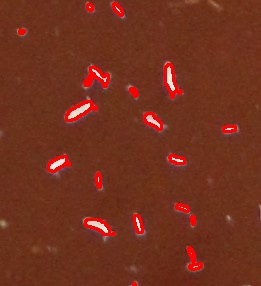
#> input picture FolsomiaSystem.Job/App/teste.jpg, 261 x 286 px
$ python folsomiacount.py teste.jpg
#> lines starting #> are read from the running program, lines starting #| are printed output that depends on the picture; after the words box and inside, x2 and y2 are one past the last pixel; in counts of white or black regions, pixels touching at a corner belong together
import cv2
import numpy as np
import argparse, logging
import sys
import os
from datetime import datetime

file_log = "C:/Users/cs319260/Desktop/TCC/FolsomiaSystem/FolsomiaSystem.Job/App/Log/folsomiacount.log"
cascade_directory = "C:/Users/cs319260/Desktop/TCC/FolsomiaSystem/FolsomiaSystem.Job/App/classifier/cascade.xml"
def log_exist (filename):
    filename =file_log
    if os.path.exists(filename):
        append_write = 'a' # append if already exists
    else:
        append_write = 'w' # make a new file if not

    return append_write


def log_error(error, msg):
    now = datetime.now()
    with open(file_log,log_exist(file_log)) as f:
        f.write(str(now)+" ERROR "+str(msg['method'])+" "+str(error)+"\n")

def log_debug(debug, msg):
    now = datetime.now()
    with open(file_log,log_exist(file_log)) as f:
        f.write(str(now)+" DEBUG "+str(msg['count_res'])+" "+str(debug)+"\n")

def save_res_image(img, dirResImg):
    try:
        cv2.imwrite(dirResImg, img)
    except Exception as e:
        msg = {
            'status': 500,
            'method':"save_res_image",
            'error':"error when trying to save the result image."
            }
        print (msg)
        log_error (e, msg)
        sys.exit()


def apply_mask (frame):
    hsv = cv2.cvtColor(frame, cv2.COLOR_BGR2HSV)
    l_w= np.array([15,15,60])
    u_w = np.array([255,255,255])
    mask = cv2.inRange(hsv, l_w, u_w)
    res = cv2.bitwise_and(frame, frame, mask=mask)
    return res

def draw_frame_folsomias (img, folsomias):
    if (len(folsomias)>0):
        for (x, y, w, h) in folsomias:
            center = (x + w//2, y + h//2)
            frame = cv2.ellipse(img, center, (10//2, 10//2), 0, 0, 360, (255,0,255), 2)
    return img


def correction_gamma(img_original, gamma_max=200):
    ## [changing-contrast-brightness-gamma-correction]
    lookUpTable = np.empty((1,256), np.uint8)
    for i in range(256):
        lookUpTable[0,i] = np.clip(pow(i / 255.0, gamma_max/100) * 255.0, 0, 255)

    res = cv2.LUT(img_original, lookUpTable)

    return res


def recized_image (img, perc):
    scale_percent = perc # percent of original size
    width = int(img.shape[1] * scale_percent / 100)
    height = int(img.shape[0] * scale_percent / 100)

    if (width<2000 and height<2000):
        dim = (width, height)
        # resize image
        resized = cv2.resize(img, dim, interpolation = cv2.INTER_LINEAR)
        return resized
    return img


def equalization_hist (img):
    img_to_yuv = cv2.cvtColor(img,cv2.COLOR_BGR2YUV)
    img_to_yuv[:,:,0] = cv2.equalizeHist(img_to_yuv[:,:,0])
    hist_equalization_result = cv2.cvtColor(img_to_yuv, cv2.COLOR_YUV2BGR)
    return hist_equalization_result

def gauss_image (img):
    width = int(img.shape[1])
    height = int(img.shape[0])

    if (width < 1200 and height<1200):
        img = cv2.GaussianBlur(img,(1,1),2)
    else:
        img = cv2.GaussianBlur(img,(3,3),2)
    return img
def folsomia_count(img_url):
    try:
        folsomia_cascade = cv2.CascadeClassifier(cascade_directory)
        frame = cv2.imread(img_url)
        #frame = recized_image (frame, 240)
        gamma = correction_gamma (frame)
        gamma = correction_gamma (gamma)
        blur =gauss_image (gamma)
        res = apply_mask (blur)
        res = equalization_hist (res)
        _,alpha = cv2.threshold(res,20,255,cv2.THRESH_BINARY)


        folsomias = folsomia_cascade.detectMultiScale(alpha)

        frame_final = draw_frame_folsomias(frame, folsomias)
        return len(folsomias), frame_final

    except Exception as e:
        msg = {
            'status': 500,
            'count_res':0,
            'method':"folsomia_count",
            'error':"error when trying to count."
            }
        print (msg)
        log_error (e, msg)
        sys.exit()

# Gather our code in a main() function
def main(args, loglevel):
    logging.basicConfig(format="%(levelname)s: %(message)s", level=loglevel)
    try:
        res, imgRes = folsomia_count(args.file_image)
#> in folsomia_count, frame is the input picture: shape (286, 261, 3); mean B, G, R 30.3, 49.7, 114.4
#> in correction_gamma, `res = cv2.LUT(img_original, lookUpTable)`:
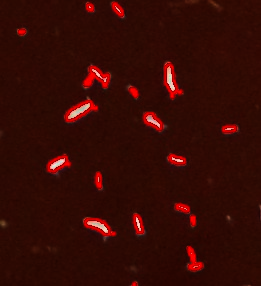
#> res: shape (286, 261, 3); mean B, G, R 4.3, 10.3, 53.4
#> call 2 of correction_gamma, with gamma_max = 200
#> in correction_gamma (call 2), `res = cv2.LUT(img_original, lookUpTable)`:
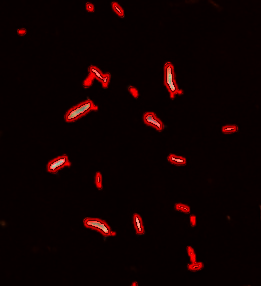
#> res: shape (286, 261, 3); mean B, G, R 0.8, 1, 15.1
#> in apply_mask, `hsv = cv2.cvtColor(frame, cv2.COLOR_BGR2HSV)`: hsv: shape (286, 261, 3); mean H, S, V 0.3, 254, 15.1
#> in apply_mask, `mask = cv2.inRange(hsv, l_w, u_w)`:
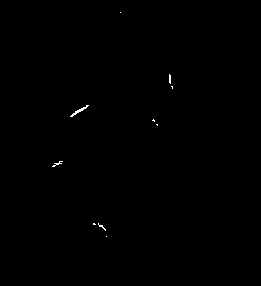
#> mask: shape (286, 261); 0.17% white in thin lines or dots, all inside (x1, y1, x2, y2) = (52, 12, 173, 237)
#> in equalization_hist, `img_to_yuv = cv2.cvtColor(img,cv2.COLOR_BGR2YUV)`: img_to_yuv: shape (286, 261, 3); mean of channels 0, 1, 2 0.3, 128, 128
#> in equalization_hist, `img_to_yuv[:,:,0] = cv2.equalizeHist(img_to_yuv[:,:,0])`: img_to_yuv: shape (286, 261, 3); mean of channels 0, 1, 2 0.2, 128, 128
#> in folsomia_count, `folsomias = folsomia_cascade.detectMultiScale(alpha)`: folsomias = [[157, 66, 26, 26], [61, 91, 36, 36], [77, 200, 48, 48], [40, 144, 36, 36]]
#> the loop in draw_frame_folsomias, `for (x, y, w, h) in folsomias:` made 4 passes
#> (x, y, w, h, center) on passes 1 to 4: (157, 66, 26, 26, (170, 79)), (61, 91, 36, 36, (79, 109)), (77, 200, 48, 48, (101, 224)), (40, 144, 36, 36, (58, 162))
#> pass 2, in draw_frame_folsomias, `frame = cv2.ellipse(img, center, (10//2, 10//2), 0, 0, 360, (255,0,255..`:
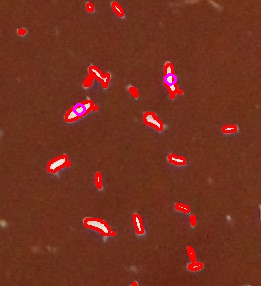
#> frame: shape (286, 261, 3); mean B, G, R 30.7, 49.5, 114.4
#> res = 4
        if args.file_image_res:
            save_res_image(imgRes, args.file_image_res)
            resFinal = {
                'status': 200,
                'count_res':res,
                'file_image_res':args.file_image_res
            }
        else:
            resFinal = {
                'status': 200,
                'count_res':res,
            }
#> resFinal = {'status': 200, 'count_res': 4}
        print (resFinal)
#| {'status': 200, 'count_res': 4}
        log_debug ("", resFinal)
    except Exception as e:
        msg = {
                    'status': 500,
                    'count_res':0,
                    'method':"main",
                    'error':"error when trying to count."
            }

        print (msg)
        log_error (e, msg)
        sys.exit()

# the program.
if __name__ == '__main__':
    parser = argparse.ArgumentParser()

    #low_hue, low_saturation, low_value, up_hue, up_saturation, up_value

    parser.add_argument('file_image', help='Add a folsomia image filename result of count ', action="store", type=str)
    parser.add_argument('-ir',dest='file_image_res', action="store", help='Add a folsomia filename result of count ', type=str)


    parser.add_argument('--version', action='version', version='%(prog)s 1.0')


    args = parser.parse_args()

    loglevel = logging.DEBUG


    main(args, loglevel)
